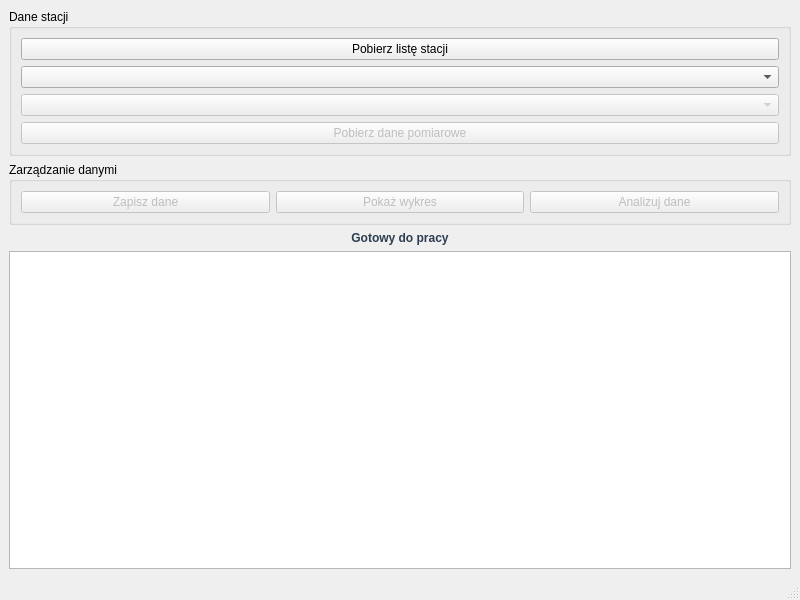
<?xml version="1.0" encoding="UTF-8"?>
<ui version="4.0">
 <class>MainWindow</class>
 <widget class="QMainWindow" name="MainWindow">
  <property name="geometry">
   <rect>
    <x>0</x>
    <y>0</y>
    <width>800</width>
    <height>600</height>
   </rect>
  </property>
  <property name="windowTitle">
   <string>Monitor jakości powietrza</string>
  </property>
  <widget class="QWidget" name="centralwidget">
   <layout class="QVBoxLayout" name="verticalLayout">
    <item>
     <widget class="QGroupBox" name="groupBox">
      <property name="title">
       <string>Dane stacji</string>
      </property>
      <layout class="QVBoxLayout" name="verticalLayout_2">
       <item>
        <widget class="QPushButton" name="fetchStationsButton">
         <property name="text">
          <string>Pobierz listę stacji</string>
         </property>
        </widget>
       </item>
       <item>
        <widget class="QComboBox" name="stationComboBox">
         <property name="placeholderText">
          <string>Wybierz stację...</string>
         </property>
        </widget>
       </item>
       <item>
        <widget class="QComboBox" name="sensorComboBox">
         <property name="enabled">
          <bool>false</bool>
         </property>
         <property name="placeholderText">
          <string>Wybierz czujnik...</string>
         </property>
        </widget>
       </item>
       <item>
        <widget class="QPushButton" name="fetchDataButton">
         <property name="enabled">
          <bool>false</bool>
         </property>
         <property name="text">
          <string>Pobierz dane pomiarowe</string>
         </property>
        </widget>
       </item>
      </layout>
     </widget>
    </item>
    <item>
     <widget class="QGroupBox" name="groupBox_2">
      <property name="title">
       <string>Zarządzanie danymi</string>
      </property>
      <layout class="QHBoxLayout" name="horizontalLayout">
       <item>
        <widget class="QPushButton" name="saveDataButton">
         <property name="enabled">
          <bool>false</bool>
         </property>
         <property name="text">
          <string>Zapisz dane</string>
         </property>
        </widget>
       </item>
       <item>
        <widget class="QPushButton" name="showChartButton">
         <property name="enabled">
          <bool>false</bool>
         </property>
         <property name="text">
          <string>Pokaż wykres</string>
         </property>
        </widget>
       </item>
       <item>
        <widget class="QPushButton" name="analyzeButton">
         <property name="enabled">
          <bool>false</bool>
         </property>
         <property name="text">
          <string>Analizuj dane</string>
         </property>
        </widget>
       </item>
      </layout>
     </widget>
    </item>
    <item>
     <widget class="QLabel" name="statusLabel">
      <property name="styleSheet">
       <string notr="true">font-weight: bold; color: #2c3e50;</string>
      </property>
      <property name="text">
       <string>Gotowy do pracy</string>
      </property>
      <property name="alignment">
       <set>Qt::AlignmentFlag::AlignCenter</set>
      </property>
     </widget>
    </item>
    <item>
     <widget class="QTextEdit" name="dataDisplay">
      <property name="readOnly">
       <bool>true</bool>
      </property>
     </widget>
    </item>
   </layout>
  </widget>
  <widget class="QStatusBar" name="statusbar"/>
 </widget>
 <resources/>
 <connections/>
</ui>
